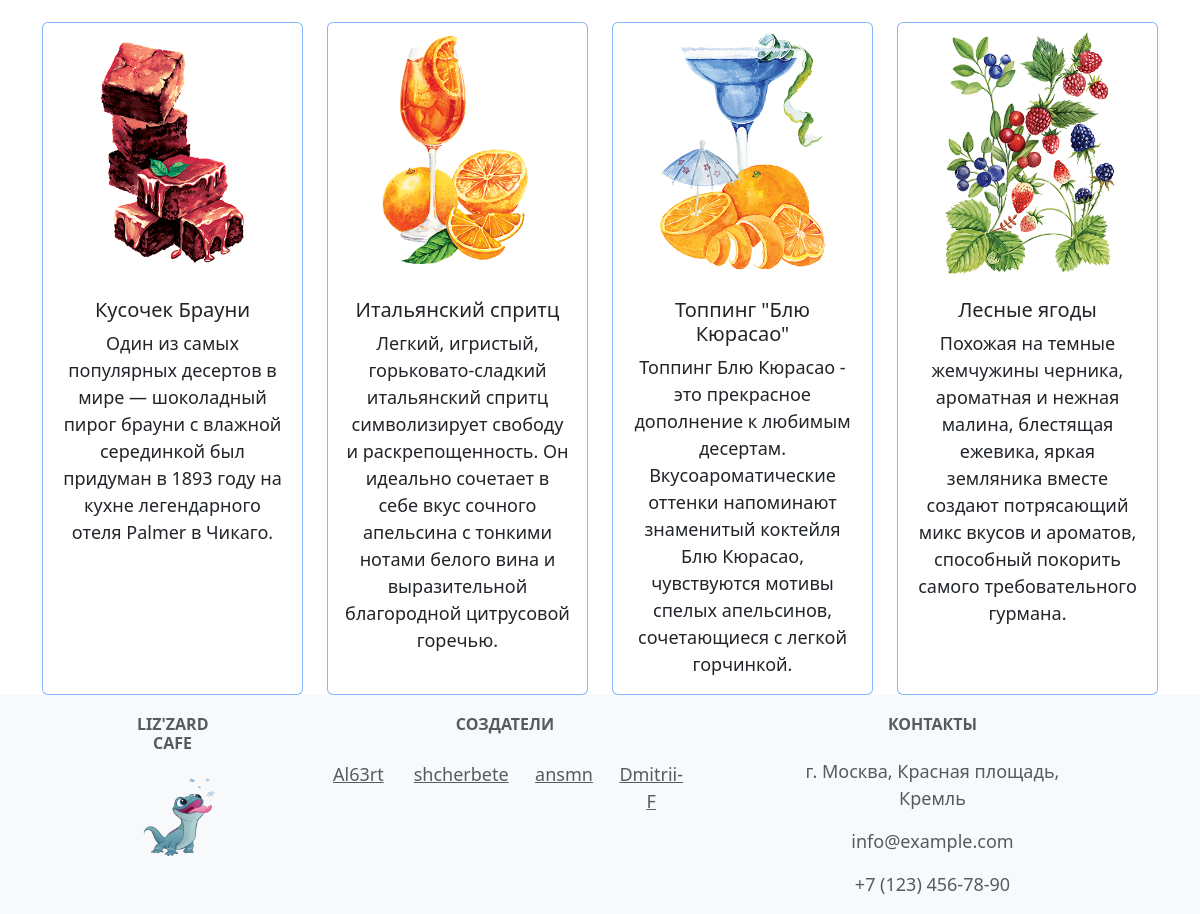
The app's page /toppings/ (lower part), older data.
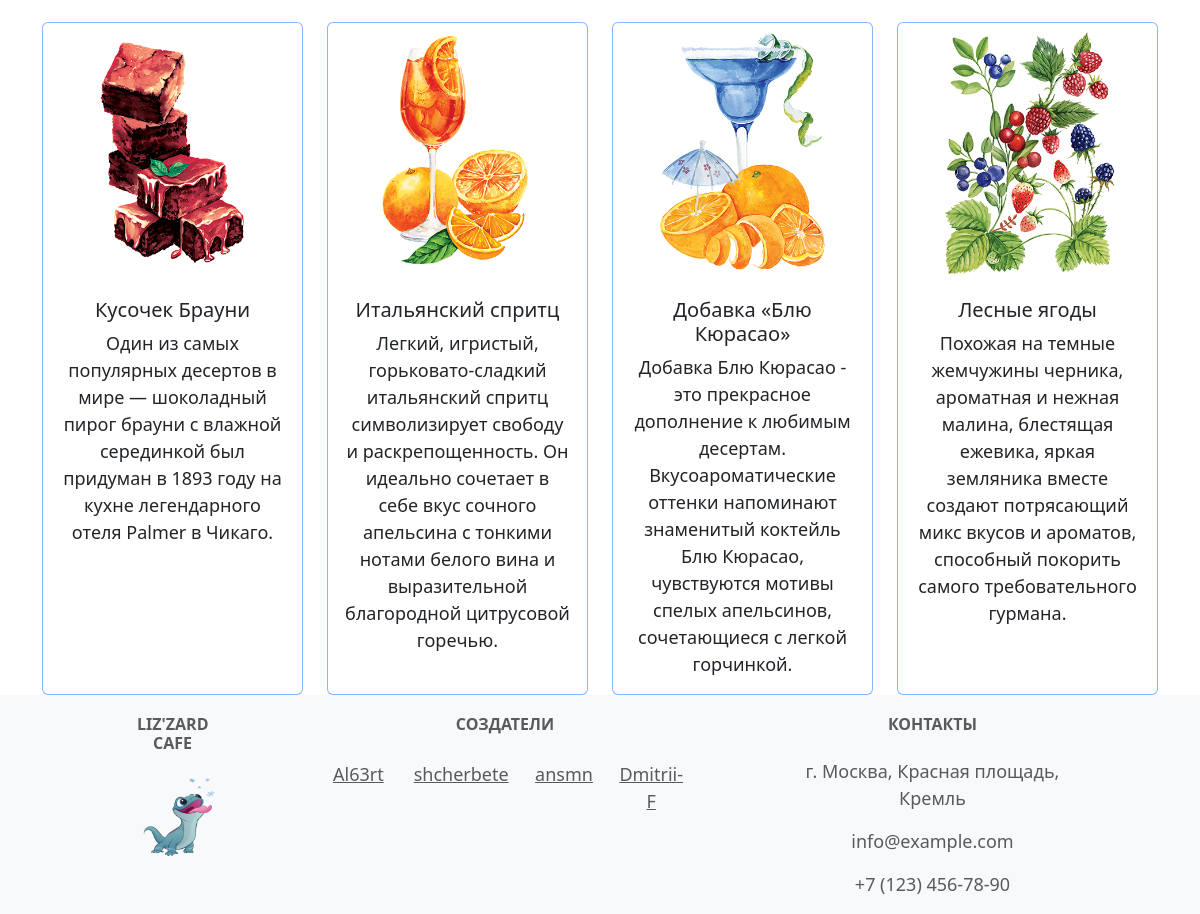
The same page, newer data.
### icecream_bar/models.py (models this page shows, shortened)
class Topping(models.Model):
    name = models.CharField(max_length=100)
    description = models.TextField()
    image = models.ImageField(upload_to='Topping/', blank=True)
    price = models.PositiveIntegerField()

### icecream_bar/views.py (the view)
# urls.py: path('toppings/', views.ToppingsListView.as_view(), name='toppings'),
class ToppingsListView(ListView):
    model = Topping
    template_name = 'icecream_bar/toppings_list.html'
    context_object_name = 'toppings_list'

### icecream_bar/templates/icecream_bar/toppings_list.html (shortened to what this page needs)
{% extends 'base/base.html' %}
{% block content %}
    <div class="container text-center">
        <div class="row row-cols-1 row-cols-sm-2 row-cols-xl-4 g-4">
            {% for topping in toppings_list %}
                <div class="col">
                    <div class="card border-primary border-opacity-50 h-100 ">
                        <img src="{{ topping.image.url }}" class="card-img-top">
                        <div class="card-body">
                            <h5 class="card-title">{{ topping.name }}</h5>
                            <p class="card-text">{{ topping.description }}</p>
                        </div>
                    </div>
                </div>
                {% empty %}
                <p>Пусто.</p>
            {% endfor %}
        </div>
    </div>
{% endblock %}

Row changes from the older to the newer data that the page shows:
changed Topping: name "Топпинг \"Блю Кюрасао\"" → "Добавка «Блю Кюрасао»"; description "Топпинг Блю Кюрасао - это прекрасное дополнение к любимым десертам. Вкусоароматические оттенки напоминают знаменитый коктейля Блю Кюрасао, чувствуются мотивы…" → "Добавка Блю Кюрасао - это прекрасное дополнение к любимым десертам. Вкусоароматические оттенки напоминают знаменитый коктейль Блю Кюрасао, чувствуются мотивы…"
